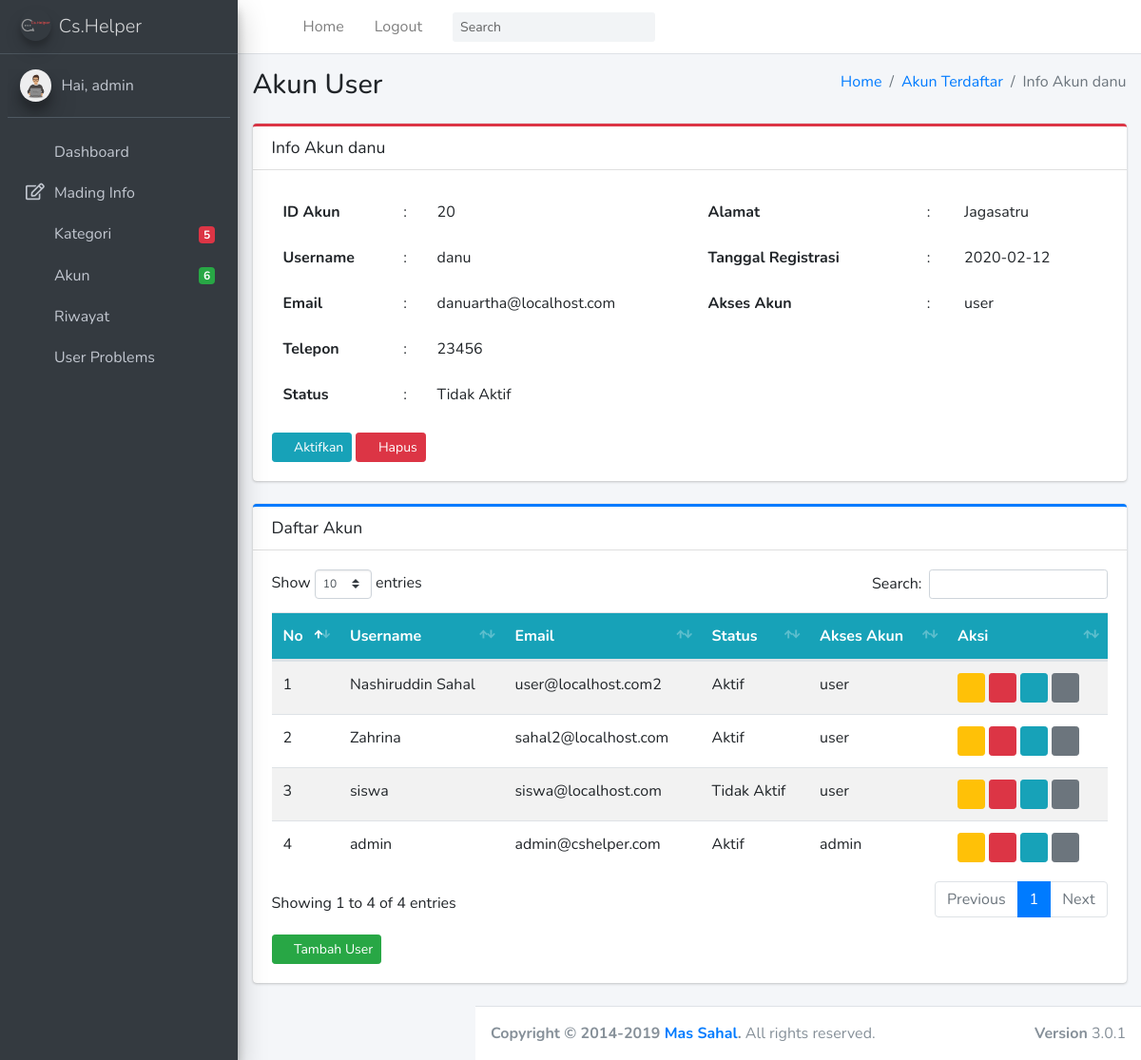
Screenshot of /admin/akun.php?page=info_akun&id=20 (signed in) with the database file from the repository.
### tables this page shows
CREATE TABLE `tb_akun` (
  `id_akun` int(11) NOT NULL,
  `username_akun` varchar(100) NOT NULL,
  `email_akun` varchar(100) NOT NULL,
  `telepon_akun` int(25) NOT NULL,
  `password_akun` varchar(100) NOT NULL,
  `alamat_akun` text NOT NULL,
  `status_akun` varchar(50) NOT NULL DEFAULT 'Tidak Aktif',
  `akses_akun` varchar(50) NOT NULL,
  `registrasi_akun` date NOT NULL,
  `motto_akun` text NOT NULL,
  `foto_akun` varchar(100) NOT NULL DEFAULT 'user.png'
);

### admin/akun.php (the view, shortened to what this page needs)
<?php
include('../koneksi.php');
?>
<!DOCTYPE html>
<html>
<head>
  <link rel="stylesheet" href="plugins/fontawesome-free/css/all.min.css">
  <link rel="stylesheet" href="https://code.ionicframework.com/ionicons/2.0.1/css/ionicons.min.css">
  <link rel="stylesheet" href="plugins/sweetalert2-theme-bootstrap-4/bootstrap-4.min.css">
  <link rel="stylesheet" href="plugins/toastr/toastr.min.css">
  <link rel="stylesheet" href="plugins/tempusdominus-bootstrap-4/css/tempusdominus-bootstrap-4.min.css">
  <link rel="stylesheet" href="plugins/icheck-bootstrap/icheck-bootstrap.min.css">
  <link rel="stylesheet" href="plugins/datatables-bs4/css/dataTables.bootstrap4.css">
  <link rel="stylesheet" href="dist/css/adminlte.min.css">
  <link rel="stylesheet" href="plugins/overlayScrollbars/css/OverlayScrollbars.min.css">
  <link rel="stylesheet" href="plugins/daterangepicker/daterangepicker.css">
  <link rel="stylesheet" href="plugins/summernote/summernote-bs4.css">
  <link rel="stylesheet" href="fonts/font.css">
</head>
<body class="hold-transition sidebar-mini layout-fixed">
  <div class="wrapper">
    <?php include('layouts/header.php'); ?>
    <?php include("layouts/sidebar.php"); ?>
    <div class="content-wrapper">
      <?php
      if (isset($_GET['page'])) {
        $page = $_GET['page'];
        switch ($page) {
          case 'info_akun':
            include("proses/info_akun.php");
            break;
        }
      ?>
      <div class="content">
        <div class="container-fluid">
          <div class="row mb-2">
            <div class="col">
              <div class="card card-primary card-outline">
                <div class="card-header">
                  <h5 class="card-title m-0">Daftar Akun</h5>
                </div>
                <div class="card-body">
                  <div class="table-responsive">
                    <table class="table table-hover table-striped" id="table1">
                      <thead class="text-light bg-info">
                        <tr>
                          <th>No</th>
                          <th>Username</th>
                          <th>Email</th>
                          <th>Status</th>
                          <th>Akses Akun</th>
                          <th>Aksi</th>
                        </tr>
                      </thead>
                      <tbody>
                        <?php
                        $id_profile = $_SESSION['akun']['id_akun'];
                        $query = mysqli_query($koneksi, "SELECT * FROM tb_akun WHERE id_akun!='$data[id_akun]' AND id_akun!='$id_profile'");
                        $no = 0;
                        while ($data = mysqli_fetch_assoc($query)) {
                        ?>
                          <tr>
                            <td><?= $no += 1; ?></td>
                            <td><?= $data['username_akun']; ?></td>
                            <td><?= $data['email_akun']; ?></td>
                            <td><?= $data['status_akun']; ?></td>
                            <td><?= $data['akses_akun']; ?></td>
                            <td>
                              <a href="?page=edit_akun&id=<?= $data['id_akun']; ?>" class="btn  btn-warning btn-sm" data-toggle="tooltip" data-placement="bottom" title="Edit"><i class="fa fa-edit"></i></a>
                              <a href="?page=hapus_akun&id=<?= $data['id_akun']; ?>" onclick="return confirm('Yakin Ingin Menghapus Ini?')" class="btn btn-danger btn-sm" data-toggle="tooltip" data-placement="bottom" title="Hapus"><i class="fa fa-trash-alt"></i></a>
                              <?php if ($data['status_akun'] == 'Tidak Aktif') { ?>
                                <a href="?page=aktif_akun&id=<?= $data['id_akun']; ?>" class="btn btn-info btn-sm" data-toggle="tooltip" data-placement="bottom" title="Aktifkan"><i class="fa fa-lock-open"></i></a>
                              <?php } elseif ($data['status_akun'] == 'Aktif') { ?>
                                <a href="?page=nonaktifkan_akun&id=<?= $data['id_akun']; ?>" class="btn btn-info btn-sm" data-toggle="tooltip" data-placement="bottom" title="Non-Aktifkan"><i class="fa fa-lock"></i></a>
                              <?php } ?>
                              <a href="?page=info_akun&id=<?= $data['id_akun']; ?>" class="btn btn-secondary btn-sm" data-toggle="tooltip" data-placement="bottom" title="Selengkapnya"><i class="fa fa-angle-right"></i></a>
                            </td>
                          </tr>
                        <?php } ?>
                      </tbody>
                    </table>
                  </div>
                  <div class="mt-3">
                    <a href="#" data-toggle="modal" data-target="#tambahuser" class="btn btn-sm btn-success"><span class="fa fa-plus"></span> Tambah User</a>
                  </div>
                </div>
              </div>
            </div>
          </div>
        </div>
      </div>
      <?php
      }else if(!isset($_GET['page'])){
      ?>
      <section class="content-header">
        <div class="container-fluid">
          <div class="row mb-2">
            <div class="col-sm-6">
              <h1>Akun Terdaftar</h1>
            </div>
            <div class="col-sm-6">
              <ol class="breadcrumb float-sm-right">
                <li class="breadcrumb-item"><a href="index.php">Dashboard</a></li>
                <li class="breadcrumb-item active">Akun Terdaftar</li>
              </ol>
            </div>
          </div>
        </div>
      </section>
      <div class="content">
        <div class="container-fluid">
          <div class="row mb-2">
            <div class="col">
              <div class="card card-primary card-outline">
                <div class="card-header">
                  <h5 class="card-title m-0">Daftar Akun</h5>
                </div>
                <div class="card-body">
                  <div class="table-responsive">
                    <table class="table table-hover table-striped" id="table1">
                      <thead class="text-light bg-info">
                        <tr>
                          <th>No</th>
                          <th>Username</th>
                          <th>Email</th>
                          <th>Status</th>
                          <th>Akses Akun</th>
                          <th>Aksi</th>
                        </tr>
                      </thead>
                      <tbody>
                        <?php
                        $id_profile = $_SESSION['akun']['id_akun'];
                        $query = mysqli_query($koneksi, "SELECT * FROM tb_akun WHERE id_akun!='$id_profile'");
                        $no = 0;
                        while ($data = mysqli_fetch_assoc($query)) {
                        ?>
                          <tr>
                            <td><?= $no += 1; ?></td>
                            <td><?= $data['username_akun']; ?></td>
                            <td><?= $data['email_akun']; ?></td>
                            <td><?= $data['status_akun']; ?></td>
                            <td><?= $data['akses_akun']; ?></td>
                            <td>
                              <a href="?page=edit_akun&id=<?= $data['id_akun']; ?>" class="btn  btn-warning btn-sm" data-toggle="tooltip" data-placement="bottom" title="Edit"><i class="fa fa-edit"></i></a>
                              <a href="?page=hapus_akun&id=<?= $data['id_akun']; ?>" onclick="return confirm('Yakin Ingin Menghapus Ini?')" class="btn  btn-danger btn-sm" data-toggle="tooltip" data-placement="bottom" title="Hapus"><i class="fa fa-trash-alt"></i></a>
                              <?php if ($data['status_akun'] == 'Tidak Aktif') { ?>
                                <a href="?page=aktif_akun&id=<?= $data['id_akun']; ?>" class="btn  btn-info btn-sm" data-toggle="tooltip" data-placement="bottom" title="Aktifkan"><i class="fa fa-lock-open"></i></a>
                              <?php } elseif ($data['status_akun'] == 'Aktif') { ?>
                                <a href="?page=nonaktifkan_akun&id=<?= $data['id_akun']; ?>" class="btn  btn-info btn-sm" data-toggle="tooltip" data-placement="bottom" title="Non-Aktifkan"><i class="fa fa-lock"></i></a>
                              <?php } ?>
                              <a href="?page=info_akun&id=<?= $data['id_akun']; ?>" class="btn  btn-secondary btn-sm" data-toggle="tooltip" data-placement="bottom" title="Selengkapnya"><i class="fa fa-angle-right"></i></a>
                            </td>
                          </tr>
                        <?php } ?>
                      </tbody>
                    </table>
                  </div>
                  <div class="mt-3">
                    <a href="#" data-toggle="modal" data-target="#tambahakun" class="btn btn-sm btn-success"><span class="fa fa-plus"></span> Tambah Akun</a>
                  </div>
                </div>
              </div>
            </div>
          </div>
        </div>
      </div>
    </div>
    <?php } ?>
    <footer class="main-footer">
      <strong>Copyright &copy; 2014-2019 <a href="http://massahalofficial.site">Mas Sahal</a>.</strong>
      All rights reserved.
      <div class="float-right d-none d-sm-inline-block">
        <b>Version</b> 3.0.1
      </div>
    </footer>
  </div>
</body>
</html>

### admin/proses/info_akun.php (shortened to what this page needs)
<?php
$id = $_GET['id'];
$edit = mysqli_query($koneksi,"SELECT * FROM tb_akun WHERE id_akun='$id'");
$data = mysqli_fetch_assoc($edit);
?>
    <section class="content-header">
        <div class="container-fluid">
            <div class="row mb-2">
                <div class="col-sm-6">
                    <h1>
                        Akun <?php if ($data['akses_akun'] == 'user') {
                            echo"User";}elseif($data['akses_akun'] == 'admin'){
                                echo"Admin"; }else{echo"Error / Jenis Akun Tidak Terdaftar";} ?>
                    </h1>
                </div>
                <div class="col-sm-6">
                    <ol class="breadcrumb float-sm-right">
                        <li class="breadcrumb-item"><a href="index.php">Home</a></li>
                        <li class="breadcrumb-item"><a href="akun.php">Akun Terdaftar</a></li>
                        <li class="breadcrumb-item active">Info Akun <?= $data['username_akun']; ?></li>
                    </ol>
                </div>
            </div>
        </div>
    </section>
    <div class="content">
        <div class="container-fluid">
            <div class="row mb-2">
                <div class="col">
                    <div class="card card-danger card-outline">
                        <div class="card-header">
                            <h5 class="card-title m-0">Info Akun <?= $data['username_akun']; ?></h5>
                        </div>
                        <div class="card-body">
                            <div class="row">
                                <div class="col-6">
                                    <table class="table table-borderless">
                                        <tr>
                                            <th>ID Akun</th>
                                            <td>:</td>
                                            <td><?= $data['id_akun']; ?></td>
                                        </tr>
                                        <tr>
                                            <th>Username</th>
                                            <td>:</td>
                                            <td><?= $data['username_akun']; ?></td>
                                        </tr>
                                        <tr>
                                            <th>Email</th>
                                            <td>:</td>
                                            <td><?= $data['email_akun']; ?></td>
                                        </tr>
                                        <tr>
                                            <th>Telepon</th>
                                            <td>:</td>
                                            <td><?= $data['telepon_akun']; ?></td>
                                        </tr>
                                        <tr>
                                            <th>Status</th>
                                            <td>:</td>
                                            <td><?= $data['status_akun']; ?></td>
                                        </tr>
                                    </table>
                                </div>
                                <div class="col-6">
                                    <table class="table table-borderless">
                                        <tr>
                                            <th>Alamat</th>
                                            <td>:</td>
                                            <td><?= $data['alamat_akun']; ?></td>
                                        </tr>
                                        <tr>
                                            <th>Tanggal Registrasi</th>
                                            <td>:</td>
                                            <td><?= $data['registrasi_akun']; ?></td>
                                        </tr>
                                        <tr>
                                            <th>Akses Akun</th>
                                            <td>:</td>
                                            <td><?= $data['akses_akun']; ?></td>
                                        </tr>
                                    </table>
                                </div>
                                <div class="col-12 align-right ">
                                    <form method="post">
                                        <?php
                                        if ($data['status_akun'] == 'Tidak Aktif') { ?>
                                            <button type="submit" class="btn btn-sm btn-info" name="aktifkan"><i class="fas fa-lock-open"></i> Aktifkan</button>
                                        <?php } else { ?>
                                            <button type="submit" name="nonaktif" class="btn btn-sm btn-info"><i class="fas fa-lock"></i> Non-aktifkan</button>
                                        <?php } ?>
                                        <button type="submit" onclick="return confirm('Yakin Ingin Menghapus Ini?')" name="hapus" class="btn btn-sm btn-danger"><i class="fas fa-trash-alt"></i> Hapus</button>
                                    </form>
                                </div>
                            </div>
                        </div>
                    </div>
                </div>
            </div>
        </div>
    </div>

### rows the page displays
tb_akun: username_akun "danu", id_akun "20", email_akun "danuartha@localhost.com", telepon_akun "23456", status_akun "Tidak Aktif", alamat_akun "Jagasatru", registrasi_akun "2020-02-12", akses_akun "user"
tb_akun: no "1", username_akun "Nashiruddin Sahal", email_akun "user@localhost.com2", status_akun "Aktif", akses_akun "user"
tb_akun: no "2", username_akun "Zahrina", email_akun "sahal2@localhost.com", status_akun "Aktif", akses_akun "user"
tb_akun: no "3", username_akun "siswa", email_akun "siswa@localhost.com", status_akun "Tidak Aktif", akses_akun "user"
tb_akun: no "4", username_akun "admin", email_akun "admin@cshelper.com", status_akun "Aktif", akses_akun "admin"

### other values shown
$_SESSION['akun']['username_akun'] "admin"
mysqli_num_rows($kategori) "5"
mysqli_num_rows($akun) "6"
